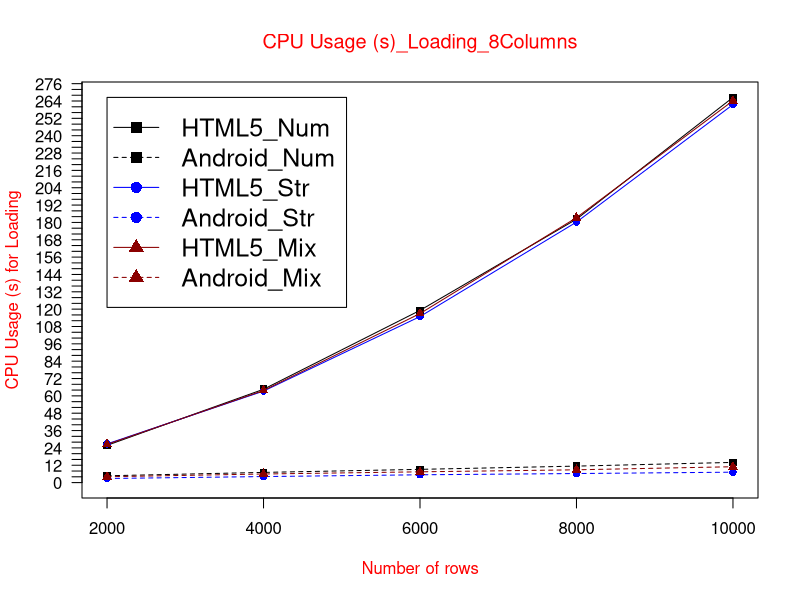

This chart was generated by the following R code:
data <- read.table("CU(s)loading8col.txt", header = TRUE)

max_y <- max(data)
plot_colors <- c("black", "blue", "red4")
png(filename="CU(s)loading8col.png", height = 1000, width = 1450, bg = "white")
plot(data$HTML5_Num, type = "o", col = plot_colors[1], pch=15,  ylim=c(0,max_y), axes=FALSE, ann=FALSE)
axis(1, at=1:5, lab=c("2000", "4000", "6000", "8000", "10000"))
axis(2, las=1, at=4.0*0:max_y, cex.axis = 1)

box()
lines(data$Android_Num, type="o", pch=15, lty=2, col=plot_colors[1])
lines(data$HTML5_Str, type="o", pch=16, lty=1,  col=plot_colors[2])
lines(data$Android_Str, type="o", pch=16, lty=2,  col=plot_colors[2])   
lines(data$HTML5_Mix, type="o", pch=17, lty=1, col=plot_colors[3])
lines(data$Android_Mix, type="o", pch=17, lty=2,   col=plot_colors[3])

title(main="CPU Usage (s)_Loading_8Columns", col.main="red", font.main=6)
title(xlab= "Number of rows", col.lab="red")
title(ylab= "CPU Usage (s) for Loading", col.lab="red")
legend(1, max_y, names(data), cex=1.5, col=c("black", "black","blue", "blue","red4","red4"), pch=c(15,15,16,16,17,17), lty=c(1,2,1,2,1,2));

dev.off()
